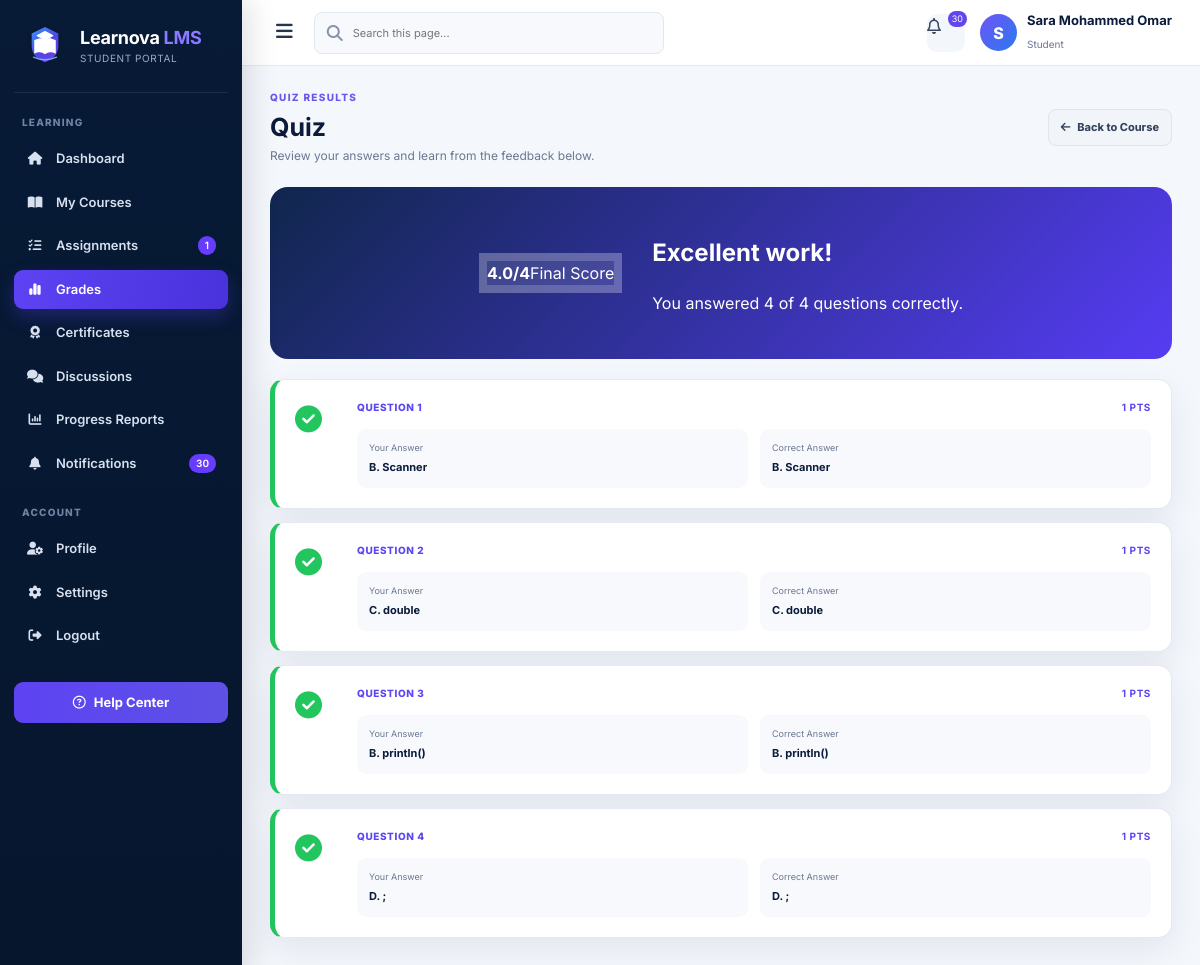
The app's page /student/quiz/results/1 (signed in) with its own data.
### app/models.py (models this page shows, shortened)
class User(UserMixin, db.Model):
    __tablename__ = 'user'
    id = db.Column(db.Integer, primary_key=True)
    username = db.Column(db.String(50), nullable=False, unique=True, index=True)
    email = db.Column(db.String(100), nullable=False, unique=True, index=True)
    password_hash = db.Column(db.String(255), nullable=False)  # Secure hash
    visible_password = db.Column(db.String(255), nullable=True)  # Demo-only admin display
    role = db.Column(db.String(10), nullable=False)  # 'student', 'teacher', 'admin'
    name_person = db.Column(db.String(100), nullable=True)
    university_id = db.Column(db.String(30), nullable=True, unique=True, index=True)
    employee_id = db.Column(db.String(30), nullable=True, unique=True, index=True)
    phone = db.Column(db.String(25), nullable=True)
    department = db.Column(db.String(100), nullable=True)
    level = db.Column(db.String(30), nullable=True)
    gender = db.Column(db.String(15), nullable=True)
    status = db.Column(db.String(20), nullable=False, default='Active')
    office_number = db.Column(db.String(30), nullable=True)
    academic_rank = db.Column(db.String(60), nullable=True)
    courses = db.relationship('Course', back_populates='teacher', lazy=True)
    enrollments = db.relationship('Enrollment', back_populates='student', lazy=True, cascade='all, delete-orphan')
    submissions = db.relationship('Submission', back_populates='student', lazy=True, cascade='all, delete-orphan')
    grades = db.relationship('Grade', back_populates='student', lazy=True, cascade='all, delete-orphan')

class Quiz(db.Model):
    __tablename__ = 'quiz'
    id = db.Column(db.Integer, primary_key=True)
    assignment_id = db.Column(db.Integer, db.ForeignKey('assignment.id'), unique=True, nullable=False)
    course_id = db.Column(db.Integer, db.ForeignKey('course.id'), nullable=False)
    title = db.Column(db.String(100), nullable=False)
    description = db.Column(db.Text)
    start_date = db.Column(
        db.DateTime,
        nullable=False,
        default=lambda: datetime.now(timezone.utc)
    )
    end_date = db.Column(
        db.DateTime,
        nullable=False,
        default=lambda: datetime.now(timezone.utc)
    )
    assignment = db.relationship('Assignment', back_populates='quiz')
    course = db.relationship('Course', back_populates='quizzes')
    questions = db.relationship(
        'QuizQuestion',
        back_populates='quiz',
        lazy=True,
        cascade='all, delete-orphan'
    )

class Submission(db.Model):
    __tablename__ = 'submission'
    id = db.Column(db.Integer, primary_key=True)
    assignment_id = db.Column(db.Integer, db.ForeignKey('assignment.id'), nullable=False)
    student_id = db.Column(db.Integer, db.ForeignKey('user.id'), nullable=False)
    submission_text = db.Column(db.Text)
    submission_file = db.Column(db.String(200))
    grade = db.Column(db.Float)
    feedback = db.Column(db.Text)
    submitted_at = db.Column(db.DateTime, default=lambda: datetime.now(timezone.utc))  # <-- ✅ أضف هذا السطر
    assignment = db.relationship('Assignment', back_populates='submissions')
    student = db.relationship('User', back_populates='submissions')

class QuizQuestion(db.Model):
    __tablename__ = 'quiz_question'
    id = db.Column(db.Integer, primary_key=True)
    quiz_id = db.Column(db.Integer, db.ForeignKey('quiz.id'), nullable=False)
    question_text = db.Column(db.Text, nullable=False)
    question_type = db.Column(db.String(50), nullable=False)
    options = db.Column(db.Text)  # JSON or stringified list
    answer = db.Column(db.Text, nullable=False)
    score = db.Column(db.Integer, nullable=False, default=1)
    quiz = db.relationship('Quiz', back_populates='questions')

### app/routes/students.py (the view)
@students_bp.route('/quiz/results/<int:quiz_id>')
@login_required
def quiz_results(quiz_id):
    quiz = Quiz.query.get_or_404(quiz_id)
    enrollment = next((e for e in current_user.enrollments if e.course_id == quiz.course_id), None)
    if not enrollment:
        flash("You are not enrolled in this course.", "warning")
        return redirect(url_for("students.dashboard"))
    submission = Submission.query.filter_by(
        student_id=current_user.id,
        assignment_id=quiz.assignment_id
    ).order_by(Submission.submitted_at.desc()).first()
    if not submission:
        flash("No submission found for this quiz.", "danger")
        return redirect(url_for("students.view_course", course_id=quiz.course_id))
    try:
        student_answers = json.loads(submission.submission_text)  # {"1": "باريس", "2": "True", ...}
    except:
        student_answers = {}
    questions = QuizQuestion.query.filter_by(quiz_id=quiz_id).all()
    results = []
    obtained_score = 0
    total_score = sum(q.score for q in questions)
    for q in questions:
        correct_answer = get_question_answer(q.id, 'quiz') or ""
        student_answer = student_answers.get(str(q.id), "")  # تخزين الأسئلة كـ string keys
        student_norm = str(student_answer).strip().lower().replace(' ', '')
        correct_norm = str(correct_answer).strip().lower().replace(' ', '')
        if q.question_type == 'multiple':
            try:
                s_list = sorted([x.strip() for x in student_norm.split(',') if x.strip()])
                c_list = sorted([x.strip() for x in correct_norm.split(',') if x.strip()])
                is_correct = s_list == c_list
            except:
                is_correct = False
        else:
            is_correct = student_norm == correct_norm
        if is_correct:
            obtained_score += q.score
        results.append({
            'id': q.id,
            'question_text': q.question_text,
            'student_answer': student_answer,
            'correct_answer': correct_answer,
            'score': q.score,
            'question_type': q.question_type,
            'is_correct': is_correct
        })
    return render_template(
        'student/quiz_results.html',  # ⚠️ تأكد من وجود الملف هنا
        quiz=quiz,
        results=results,
        obtained_score=submission.grade if submission.grade is not None else obtained_score,
        total_score=total_score,
        student=current_user, active_page='grades', **_student_nav_context(current_user)
    )

### app/models.py (called while the page is built)
def get_question_answer(question_id, question_type):
    if question_type == 'exam':
        question = ExamQuestion.query.get(question_id)
    elif question_type == 'quiz':
        question = QuizQuestion.query.get(question_id)
    else:
        return None  # Invalid question type
    return question.answer if question else None

### app/routes/admin.py (called while the page is built)
@admin_bp.app_context_processor
def admin_header_counts():
    return {
        'admin_unread_count': Notification.query.filter_by(is_read=False).count(),
        'admin_message_count': DiscussionTopic.query.count(),
    }

### app/routes/students.py (called while the page is built)
def _student_nav_context(student):
    unread = Notification.query.filter_by(user_id=student.id, is_read=False).count()
    pending_assignments = 0
    upcoming = []
    now = datetime.now(timezone.utc)
    for enrollment in student.enrollments:
        for assignment in enrollment.course.assignments:
            if assignment.assignment_type == 'quiz':
                continue
            submitted = Submission.query.filter_by(student_id=student.id, assignment_id=assignment.id).first()
            if not submitted:
                pending_assignments += 1
                upcoming.append(assignment)
    upcoming.sort(key=lambda x: x.due_date or now)
    return {
        'student_nav_unread': unread,
        'student_nav_pending': pending_assignments,
        'student_upcoming': upcoming[:5],
    }

### app/routes/teachers.py (called while the page is built)
@login_manager.user_loader
def load_user(user_id):
    return User.query.get(int(user_id))

### app/templates/student/quiz_results.html
{% extends 'student/base.html' %}{% block title %}Quiz Results | Learnova LMS{% endblock %}{% block content %}
<div class="page-title-row"><div><span class="eyebrow">QUIZ RESULTS</span><h1>{{ quiz.title }}</h1><p>Review your answers and learn from the feedback below.</p></div><a class="secondary-btn" href="{{ url_for('students.view_course',course_id=quiz.course_id) }}"><i class="fa-solid fa-arrow-left"></i>Back to Course</a></div>
<section class="result-hero"><div class="grade-ring"><strong>{{ obtained_score }}/{{ total_score }}</strong><span>Final Score</span></div><div><h2>{{ 'Excellent work!' if obtained_score >= total_score*0.8 else 'Good effort!' if obtained_score >= total_score*0.6 else 'Keep practicing!' }}</h2><p>You answered {{ results|selectattr('is_correct')|list|length }} of {{ results|length }} questions correctly.</p></div></section>
<section class="result-list">{% for result in results %}<article class="result-question {{ 'correct' if result.is_correct else 'incorrect' }}"><div class="result-status"><i class="fa-solid {{ 'fa-circle-check' if result.is_correct else 'fa-circle-xmark' }}"></i></div><div><div class="question-heading"><span>Question {{ loop.index }}</span><b>{{ result.score }} pts</b></div><h3>{{ result.question }}</h3><div class="answer-review"><div><span>Your Answer</span><b>{{ result.student_answer or 'No answer' }}</b></div><div><span>Correct Answer</span><b>{{ result.correct_answer }}</b></div></div></div></article>{% endfor %}</section>
{% endblock %}

### app/templates/student/base.html (shortened to what this page needs)
<!doctype html>
<html lang="en">
<head>
  <link rel="stylesheet" href="https://cdnjs.cloudflare.com/ajax/libs/font-awesome/6.5.2/css/all.min.css">
  <link rel="stylesheet" href="{{ url_for('static',filename='professional.css') }}?v=10">
</head>
<body>
<div class="app-layout">
  <aside class="sidebar">
    <a class="sidebar-brand" href="{{ url_for('students.dashboard') }}">
      <img src="{{ url_for('static',filename='brand/learnova-icon.svg') }}" alt="Learnova">
      <span class="brand-copy"><strong>Learnova <b>LMS</b></strong><small>STUDENT PORTAL</small></span>
    </a>
    <div class="nav-section">Learning</div>
    <nav class="side-nav">
      <a class="{{ 'active' if active_page=='dashboard' else '' }}" href="{{ url_for('students.dashboard') }}"><i class="fa-solid fa-house"></i>Dashboard</a>
      <a class="{{ 'active' if active_page=='courses' else '' }}" href="{{ url_for('students.courses') }}"><i class="fa-solid fa-book-open"></i>My Courses</a>
      <a class="{{ 'active' if active_page=='assignments' else '' }}" href="{{ url_for('students.assignments') }}"><i class="fa-solid fa-list-check"></i>Assignments{% if student_nav_pending %}<span class="nav-badge">{{ student_nav_pending }}</span>{% endif %}</a>
      <a class="{{ 'active' if active_page=='grades' else '' }}" href="{{ url_for('students.grades') }}"><i class="fa-solid fa-chart-simple"></i>Grades</a>
      <a class="{{ 'active' if active_page=='certificates' else '' }}" href="{{ url_for('students.certificates') }}"><i class="fa-solid fa-award"></i>Certificates</a>
      <a href="{{ url_for('forum.index') }}"><i class="fa-solid fa-comments"></i>Discussions</a>
      <a class="{{ 'active' if active_page=='reports' else '' }}" href="{{ url_for('students.reports') }}"><i class="fa-solid fa-chart-column"></i>Progress Reports</a>
      <a class="{{ 'active' if active_page=='notifications' else '' }}" href="{{ url_for('students.notifications') }}"><i class="fa-solid fa-bell"></i>Notifications{% if student_nav_unread %}<span class="nav-badge">{{ student_nav_unread }}</span>{% endif %}</a>
    </nav>
    <div class="nav-section">Account</div>
    <nav class="side-nav">
      <a class="{{ 'active' if active_page=='profile' else '' }}" href="{{ url_for('students.student_profile') }}"><i class="fa-solid fa-user-gear"></i>Profile</a>
      <a class="{{ 'active' if active_page=='settings' else '' }}" href="{{ url_for('students.settings') }}"><i class="fa-solid fa-gear"></i>Settings</a>
      <a href="{{ url_for('students.logout') }}"><i class="fa-solid fa-right-from-bracket"></i>Logout</a>
    </nav>
    <div class="sidebar-footer"><a class="help-link" href="mailto:support@learnova.local"><i class="fa-regular fa-circle-question"></i>Help Center</a></div>
  </aside>
  <section class="app-main">
    <header class="top-header">
      <div class="header-left">
        <button class="menu-toggle" data-menu-toggle><i class="fa-solid fa-bars"></i></button>
        <div class="search-box"><i class="fa-solid fa-magnifying-glass"></i><input id="studentGlobalSearch" placeholder="Search this page..."></div>
      </div>
      <div class="header-right">
        <a class="header-icon" href="{{ url_for('students.notifications') }}"><i class="fa-regular fa-bell"></i>{% if student_nav_unread %}<span class="icon-badge">{{ student_nav_unread }}</span>{% endif %}</a>
        <a class="profile-chip" href="{{ url_for('students.student_profile') }}">
          <div class="profile-avatar">{{ (student.name_person or student.username)[0]|upper }}</div>
          <div class="profile-copy"><strong>{{ student.name_person or student.username }}</strong><small>Student</small></div>
        </a>
      </div>
    </header>
    <main class="content">
      {% block content %}{% endblock %}
    </main>
  </section>
</div>
</body>
</html>

### records on screen
User: name_person "S", name_person "Sara Mohammed Omar"
Quiz: title "Quiz"
Submission: grade "4.0", grade "Excellent work!"
QuizQuestion: score "1", answer "B. Scanner", correct_answer "B. Scanner"
QuizQuestion: score "1", answer "C. double", correct_answer "C. double"
QuizQuestion: score "1", answer "B. println()", correct_answer "B. println()"
QuizQuestion: score "1", answer "D. ;", correct_answer "D. ;"

### other values on screen
{{ student_nav_pending }} "1"
{{ student_nav_unread }} "30"
{{ total_score }} "4"
{{ results|selectattr('is_correct')|list|length }} "4"
{{ results|length }} "4"
